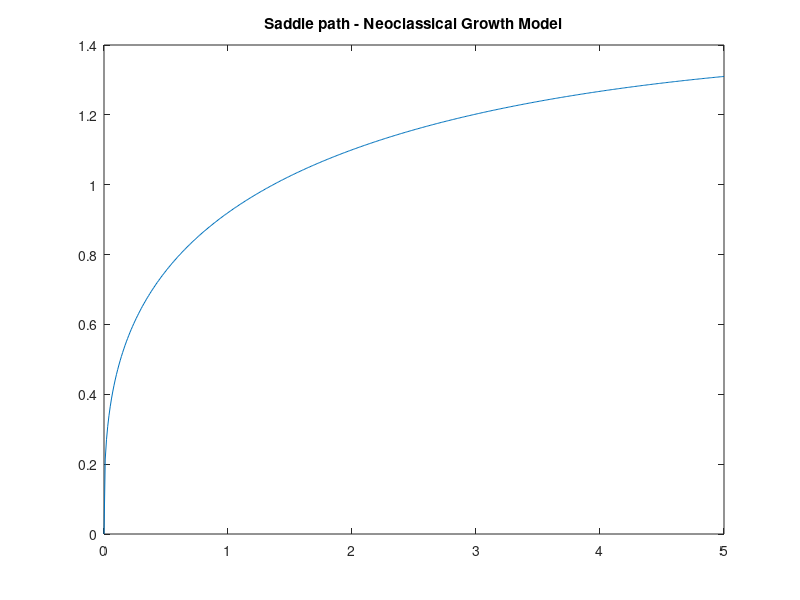

Write MATLAB code to recreate this figure. (Note: this script raises an error after producing the figure.)
% Study the saddle path of the growth model for different values of sigma (CRRA)

%Parameter values
delta=.08;alpha=1/3;beta=.96;lambda=.5;T=200;
A=1;
sigma = [0.01, 1.01, 2, 3, 4, 10];
cols = ['b--', 'g--', 'y--', 'r--', 'k--', 'c--'];


k = [0 : 0.01 : 5];
k_lom = A * (k.^alpha) - delta * k;
plot(k, k_lom)
title('Saddle path - Neoclassical Growth Model')
hold on

for j = 1:6
    for t=2:T
    kguess(1)=ksol(t-1);
    kmin=ksol(t-1);kmax=kss;
       while abs(kmax-kmin)>.00000015*kss
       kn=.5*(kmin+kmax);
       kguess(2)=kn;
       stop=0;
       i=2;
       while stop < 1
          i=i+1;
             kguess(i)=A*kguess(i-1)^alpha+(1-delta)*kguess(i-1)-...
             (beta*(A*alpha*kguess(i-1)^(alpha-1)+(1-delta)))^(1/sigma(j))*...
            (A*kguess(i-2)^alpha+(1-delta)*kguess(i-2)-kguess(i-1));
             if kguess(i)<=kguess(i-1), kmin=kn;stop=1;else,kguess(i)=kguess(i);end
             if kguess(i)>kss, kmax=kn;stop=1;else,kguess(i)=kguess(i);end
      end
      end
       ksol(t)=kguess(2);
    end

    c(1:(T-1))=A*ksol(1:(T-1)).^alpha+(1-delta)*ksol(1:(T-1))-ksol(2:T);c(T)=c(T-1);
    h(j)=plot(ksol, c, cols(j))       
end

hold off
legend(h, '0.01', '1.01', '2', '3', '4', '10');
